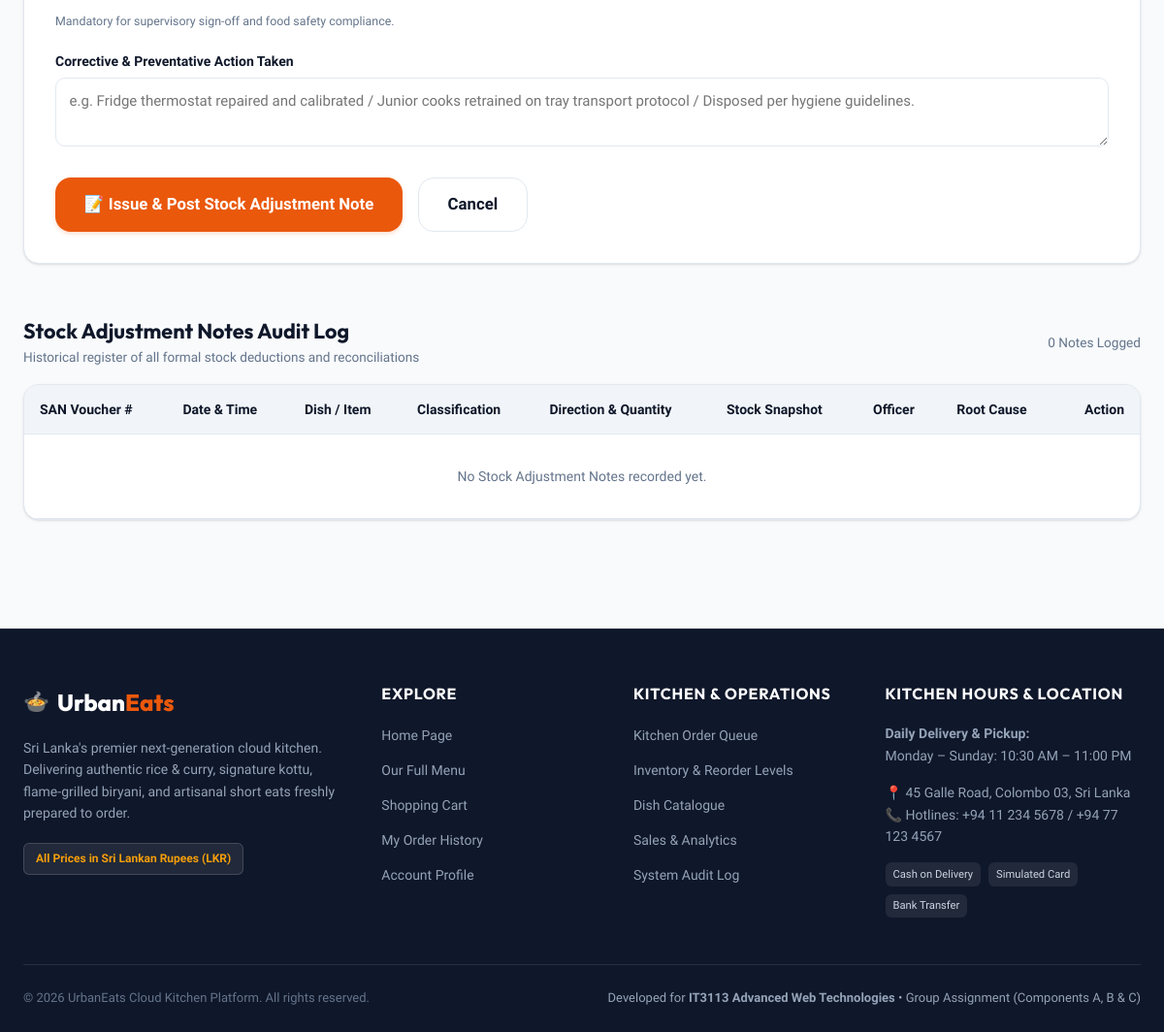
The page /public/menu/adjustment_notes.php (signed in, lower part) on the database as committed earlier.
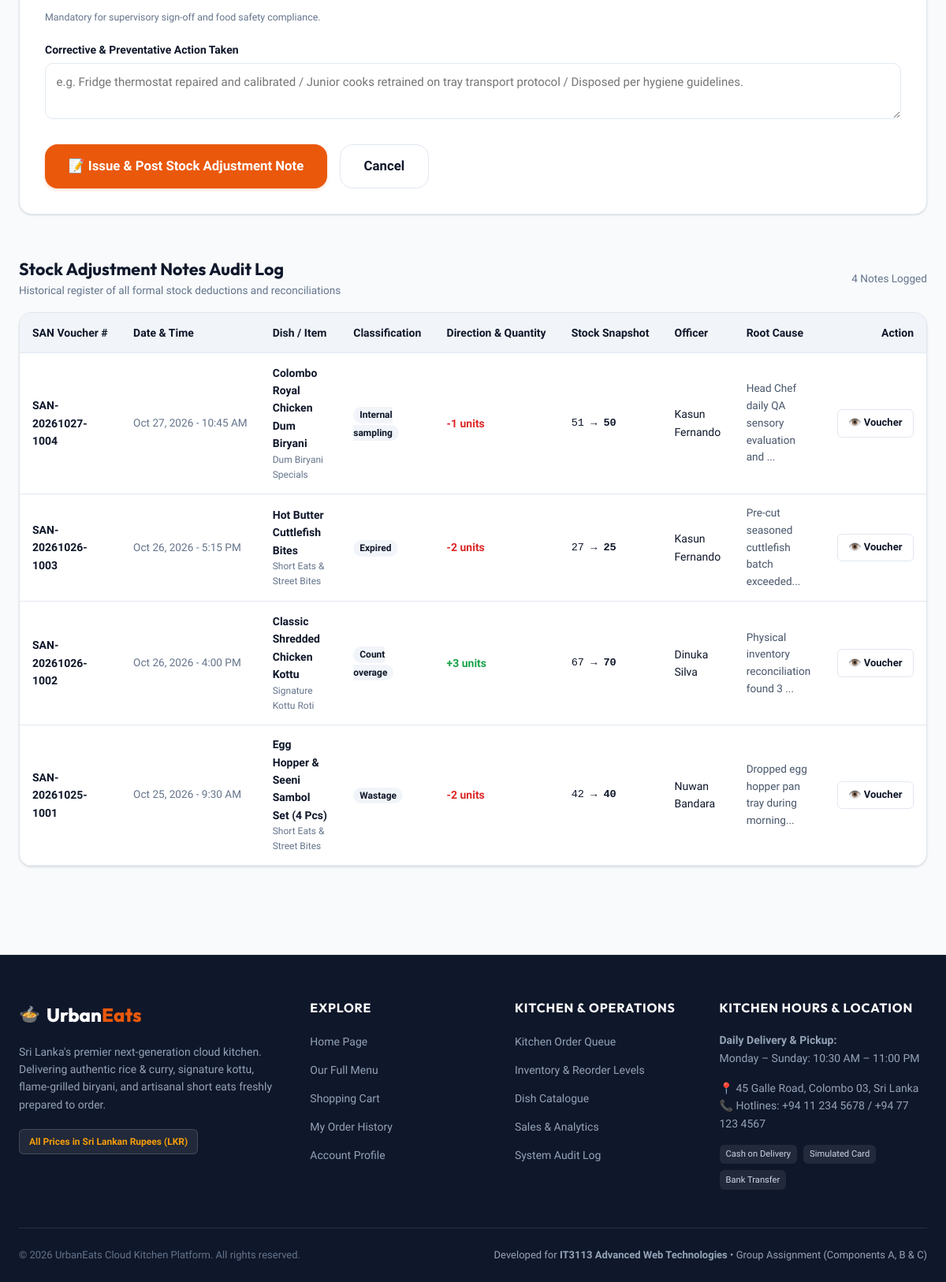
The same page on the database as committed later.
### tables this page shows
CREATE TABLE `stock_adjustment_notes` (
  `id` INT UNSIGNED NOT NULL AUTO_INCREMENT,
  `san_number` VARCHAR(30) NOT NULL,
  `dish_id` INT UNSIGNED NOT NULL,
  `adjusted_by_user_id` INT UNSIGNED NOT NULL,
  `adjustment_type` ENUM('wastage', 'spillage', 'expired', 'count_overage', 'count_shortage', 'internal_sampling') NOT NULL,
  `direction` ENUM('increase', 'decrease') NOT NULL,
  `quantity` INT UNSIGNED NOT NULL,
  `stock_before` INT NOT NULL,
  `stock_after` INT NOT NULL,
  `root_cause` VARCHAR(255) NOT NULL,
  `corrective_action` TEXT NULL,
  `created_at` TIMESTAMP NOT NULL DEFAULT CURRENT_TIMESTAMP,
  PRIMARY KEY (`id`),
  UNIQUE KEY `uk_san_number` (`san_number`),
  KEY `idx_san_dish` (`dish_id`),
  KEY `idx_san_user` (`adjusted_by_user_id`),
  KEY `idx_san_type` (`adjustment_type`),
  KEY `idx_san_created` (`created_at`),
  CONSTRAINT `fk_san_dish` FOREIGN KEY (`dish_id`) REFERENCES `dishes` (`id`) ON UPDATE CASCADE,
  CONSTRAINT `fk_san_user` FOREIGN KEY (`adjusted_by_user_id`) REFERENCES `users` (`id`) ON UPDATE CASCADE
);

CREATE TABLE `dishes` (
  `id` INT UNSIGNED NOT NULL AUTO_INCREMENT,
  `category_id` INT UNSIGNED NOT NULL,
  `name` VARCHAR(150) NOT NULL,
  `description` TEXT NULL,
  `price` DECIMAL(10,2) NOT NULL,
  `image_url` VARCHAR(255) NULL,
  `is_spicy` TINYINT(1) NOT NULL DEFAULT 0,
  `is_vegetarian` TINYINT(1) NOT NULL DEFAULT 0,
  `is_active` TINYINT(1) NOT NULL DEFAULT 1,
  `created_at` TIMESTAMP NOT NULL DEFAULT CURRENT_TIMESTAMP,
  `updated_at` TIMESTAMP NOT NULL DEFAULT CURRENT_TIMESTAMP ON UPDATE CURRENT_TIMESTAMP,
  PRIMARY KEY (`id`),
  KEY `idx_dishes_category` (`category_id`),
  KEY `idx_dishes_active` (`is_active`),
  KEY `idx_dishes_price` (`price`),
  KEY `idx_dishes_name` (`name`),
  CONSTRAINT `fk_dishes_category` FOREIGN KEY (`category_id`) REFERENCES `categories` (`id`) ON UPDATE CASCADE
);

CREATE TABLE `categories` (
  `id` INT UNSIGNED NOT NULL AUTO_INCREMENT,
  `name` VARCHAR(100) NOT NULL,
  `slug` VARCHAR(100) NOT NULL,
  `description` TEXT NULL,
  `is_active` TINYINT(1) NOT NULL DEFAULT 1,
  `created_at` TIMESTAMP NOT NULL DEFAULT CURRENT_TIMESTAMP,
  PRIMARY KEY (`id`),
  UNIQUE KEY `uk_categories_name` (`name`),
  UNIQUE KEY `uk_categories_slug` (`slug`),
  KEY `idx_categories_active` (`is_active`)
);

CREATE TABLE `users` (
  `id` INT UNSIGNED NOT NULL AUTO_INCREMENT,
  `role_id` INT UNSIGNED NOT NULL,
  `full_name` VARCHAR(100) NOT NULL,
  `email` VARCHAR(150) NOT NULL,
  `phone` VARCHAR(20) NOT NULL,
  `password_hash` VARCHAR(255) NOT NULL,
  `address` TEXT NULL,
  `is_active` TINYINT(1) NOT NULL DEFAULT 1,
  `failed_login_attempts` INT UNSIGNED NOT NULL DEFAULT 0,
  `lockout_until` DATETIME NULL,
  `created_at` TIMESTAMP NOT NULL DEFAULT CURRENT_TIMESTAMP,
  `updated_at` TIMESTAMP NOT NULL DEFAULT CURRENT_TIMESTAMP ON UPDATE CURRENT_TIMESTAMP,
  PRIMARY KEY (`id`),
  UNIQUE KEY `uk_users_email` (`email`),
  KEY `idx_users_role` (`role_id`),
  KEY `idx_users_active` (`is_active`),
  CONSTRAINT `fk_users_role` FOREIGN KEY (`role_id`) REFERENCES `roles` (`id`) ON UPDATE CASCADE
);

### includes/functions.php (called while the page is built, shortened)
<?php
function e(?string $value): string {
    return htmlspecialchars((string)($value ?? ''), ENT_QUOTES, 'UTF-8');
}
function format_datetime(?string $datetime, string $format = 'M j, Y - g:i A'): string {
    $time = strtotime($datetime);
    return $time ? date($format, $time) : 'N/A';
}

### public/menu/adjustment_notes.php (the view, shortened to what the changed rows need)
<?php
require_once __DIR__ . '/../../includes/header.php';
$pdo = get_db_connection();
$recentSansStmt = $pdo->query("
    SELECT san.*, d.name AS dish_name, c.name AS category_name, u.full_name AS adjusted_by_name
    FROM stock_adjustment_notes san
    JOIN dishes d ON san.dish_id = d.id
    JOIN categories c ON d.category_id = c.id
    JOIN users u ON san.adjusted_by_user_id = u.id
    ORDER BY san.created_at DESC, san.id DESC
    LIMIT 25
");
$recentSans = $recentSansStmt->fetchAll();
?>
<div class="site-container" style="margin-top: 1rem; margin-bottom: 3.5rem;">
    <div style="margin-top: 3.5rem; margin-bottom: 1rem; display: flex; justify-content: space-between; align-items: center;">
        <div>
            <h2 style="font-size: 1.35rem; margin: 0; color: var(--color-secondary);">Stock Adjustment Notes Audit Log</h2>
            <span style="font-size: 0.85rem; color: var(--text-muted);">Historical register of all formal stock deductions and reconciliations</span>
        </div>
        <span style="font-size: 0.85rem; color: var(--text-muted);"><?= count($recentSans) ?> Notes Logged</span>
    </div>
    <div class="data-table-container">
        <table class="data-table">
            <thead>
                <tr>
                    <th>SAN Voucher #</th>
                    <th>Date & Time</th>
                    <th>Dish / Item</th>
                    <th>Classification</th>
                    <th>Direction & Quantity</th>
                    <th>Stock Snapshot</th>
                    <th>Officer</th>
                    <th>Root Cause</th>
                    <th style="text-align: right;">Action</th>
                </tr>
            </thead>
            <tbody>
                <?php if (empty($recentSans)): ?>
                    <tr>
                        <td colspan="9" style="text-align: center; color: var(--text-muted); padding: 2rem;">
                            No Stock Adjustment Notes recorded yet.
                        </td>
                    </tr>
                <?php else: ?>
                    <?php foreach ($recentSans as $san): ?>
                        <?php
                        $isDec = ($san['direction'] === 'decrease');
                        ?>
                        <tr>
                            <td>
                                <strong><?= e($san['san_number']) ?></strong>
                            </td>
                            <td style="font-size: 0.85rem; color: var(--text-muted); white-space: nowrap;">
                                <?= format_datetime($san['created_at']) ?>
                            </td>
                            <td>
                                <strong><?= e($san['dish_name']) ?></strong>
                                <span style="display: block; font-size: 0.75rem; color: var(--text-muted);"><?= e($san['category_name']) ?></span>
                            </td>
                            <td>
                                <span style="font-size: 0.75rem; font-weight: 700; background: #f1f5f9; padding: 0.2rem 0.5rem; border-radius: 999px;">
                                    <?= ucfirst(str_replace('_', ' ', $san['adjustment_type'])) ?>
                                </span>
                            </td>
                            <td>
                                <?php if ($isDec): ?>
                                    <strong style="color: #dc2626;">-<?= (int)$san['quantity'] ?> units</strong>
                                <?php else: ?>
                                    <strong style="color: #16a34a;">+<?= (int)$san['quantity'] ?> units</strong>
                                <?php endif; ?>
                            </td>
                            <td style="font-size: 0.85rem; font-family: monospace;">
                                <?= (int)$san['stock_before'] ?> → <strong><?= (int)$san['stock_after'] ?></strong>
                            </td>
                            <td><?= e($san['adjusted_by_name']) ?></td>
                            <td style="max-width: 250px; font-size: 0.85rem; color: #475569;" title="<?= e($san['root_cause']) ?>">
                                <?= e(mb_strimwidth($san['root_cause'], 0, 45, '...')) ?>
                            </td>
                            <td style="text-align: right;">
                                <a href="<?= $appBase ?>/menu/adjustment_notes.php?view_id=<?= $san['id'] ?>" class="btn btn-outline-sm">
                                    👁️ Voucher
                                </a>
                            </td>
                        </tr>
                    <?php endforeach; ?>
                <?php endif; ?>
            </tbody>
        </table>
    </div>
</div>
<?php require_once __DIR__ . '/../../includes/footer.php'; ?>

Rows that differ between the two databases and show on the page:
added stock_adjustment_notes: san_number "SAN-20261027-1004", created_at "Oct 27, 2026 - 10:45 AM", dish.name "Colombo Royal Chicken Dum Biryani", categories.name "Dum Biryani Specials", adjustment_type "Internal sampling", quantity "1", stock_before "51", stock_after "50", adjusted_by_user.full_name "Kasun Fernando", root_cause "Head Chef daily QA sensory evaluation and ..."
added stock_adjustment_notes: san_number "SAN-20261026-1003", created_at "Oct 26, 2026 - 5:15 PM", dish.name "Hot Butter Cuttlefish Bites", categories.name "Short Eats & Street Bites", adjustment_type "Expired", quantity "2", stock_before "27", stock_after "25", adjusted_by_user.full_name "Kasun Fernando", root_cause "Pre-cut seasoned cuttlefish batch exceeded..."
added stock_adjustment_notes: san_number "SAN-20261026-1002", created_at "Oct 26, 2026 - 4:00 PM", dish.name "Classic Shredded Chicken Kottu", categories.name "Signature Kottu Roti", adjustment_type "Count overage", quantity "3", stock_before "67", stock_after "70", adjusted_by_user.full_name "Dinuka Silva", root_cause "Physical inventory reconciliation found 3 ..."
added stock_adjustment_notes: san_number "SAN-20261025-1001", created_at "Oct 25, 2026 - 9:30 AM", dish.name "Egg Hopper & Seeni Sambol Set (4 Pcs)", categories.name "Short Eats & Street Bites", adjustment_type "Wastage", quantity "2", stock_before "42", stock_after "40", adjusted_by_user.full_name "Nuwan Bandara", root_cause "Dropped egg hopper pan tray during morning..."
Other text that changed with them:
count($recentSans): "0" → "4"
text no longer shown: "No Stock Adjustment Notes recorded yet."
